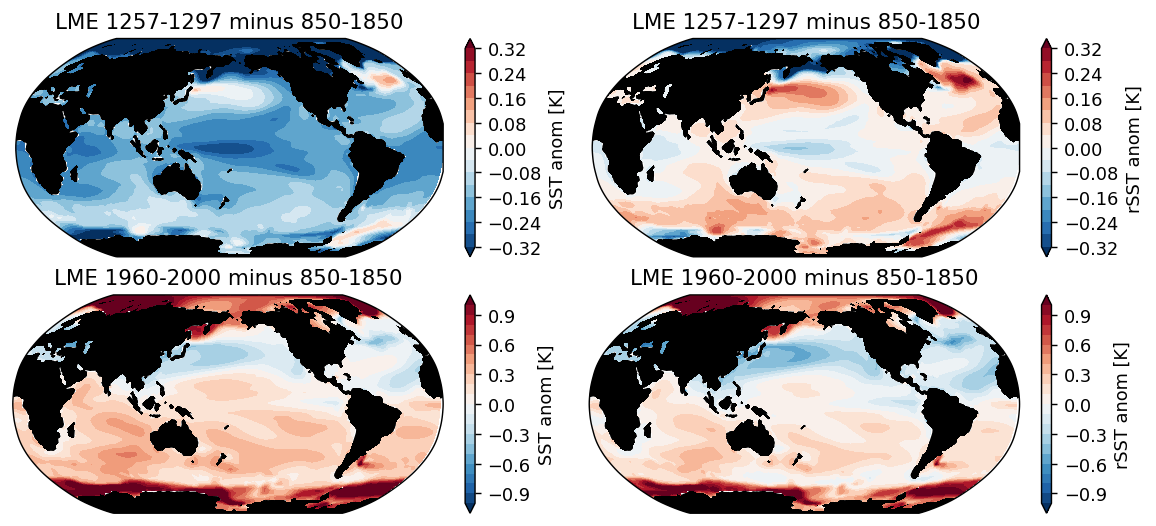

The script that drew this image:
#!/usr/bin/env python
# Wenchang Yang (wenchang@princeton.edu)
# Thu Apr 14 13:29:30 EDT 2022
if __name__ == '__main__':
    import sys
    from misc.timer import Timer
    tt = Timer('start ' + ' '.join(sys.argv))
import sys, os.path, os, glob, datetime
import xarray as xr, numpy as np, pandas as pd, matplotlib.pyplot as plt
#more imports
from misc.shell import run_shell
#
if __name__ == '__main__':
    tt.check('end import')
#
#start from here
def wyplot(yearc, rSST=False, ax=None, **kws):
    if ax is None:
        fig, ax = plt.subplots()
    #yearc = 1420
    n_window = 40
    #rSST = False
    years = slice(yearc-n_window//2, yearc+n_window//2)
    ifile = f'./data/maps_ssta/map_ssta_LME_{years.start}-{years.stop}_ref850-1850.nc'
    if rSST:
        ifile = ifile.replace('.nc', '_rSST.nc')
    #print(f'{ifile = }')
    #da = xr.open_dataarray(ifile)
    ifile_cached = __file__.replace('.py', f'__{years.start:04d}-{years.stop:04d}.nc')
    if rSST: ifile_cached = ifile_cached.replace('.nc', '_rSST.nc')
    if not os.path.exists(ifile_cached): run_shell(f'cp {ifile} {ifile_cached}')
    da = xr.open_dataarray(ifile_cached)
    print('[loaded]:', ifile_cached, '**from**', ifile)
    
    vmax = 1 if yearc==1980 else 0.32
    levels = 21 if yearc==1980 else 17
    da.plot.contourf(ax=ax, levels=levels, cmap='RdBu_r', extend='both', vmax=vmax, **kws)
    ax.set_title(f'LME {years.start}-{years.stop} minus 850-1850')
 
 
if __name__ == '__main__':
    from wyconfig import * #my plot settings
    import cartopy.crs as ccrs, cartopy.feature as cfeature
    proj = ccrs.Robinson(central_longitude=180)
    dproj = ccrs.PlateCarree()
    land_color = 'k'
    figsize = (9,4)
    fig, axes = plt.subplots(2, 2, figsize=figsize, subplot_kw=dict(projection=proj))
    ax = axes[0,0]
    wyplot(1277, ax=ax, transform=dproj)
    ax.add_feature(cfeature.LAND, color=land_color)

    ax = axes[0,1]
    wyplot(1277, rSST=True, ax=ax, transform=dproj)
    ax.add_feature(cfeature.LAND, color=land_color)

    ax = axes[1,0]
    wyplot(1980, ax=ax, transform=dproj)
    ax.add_feature(cfeature.LAND, color=land_color)

    ax = axes[1,1]
    wyplot(1980, rSST=True, ax=ax, transform=dproj)
    ax.add_feature(cfeature.LAND, color=land_color)
    
    #savefig
    if len(sys.argv)>1 and 'savefig' in sys.argv[1:]:
        figname = __file__.replace('.py', f'.png')
        if 'overwritefig' in sys.argv[1:]:
            wysavefig(figname, overwritefig=True)
        else:
            wysavefig(figname)
    tt.check(f'**Done**')
    print()
    plt.show()
    
